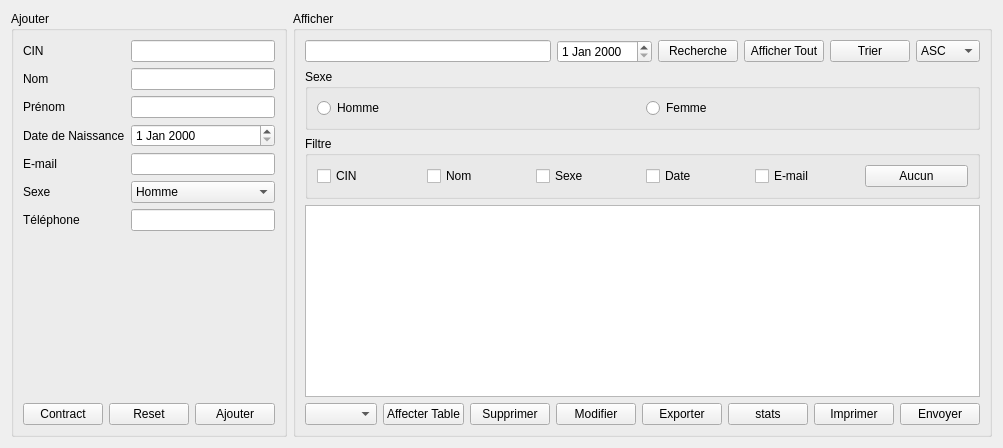
                        <widget class="QWidget" name="tab_9">
                         <attribute name="title">
                          <string>Invités</string>
                         </attribute>
                         <layout class="QHBoxLayout" name="horizontalLayout_71">
                          <item>
                           <layout class="QHBoxLayout" name="horizontalLayout_72">
                            <item>
                             <widget class="QGroupBox" name="groupBox_ajouter_invites_3">
                              <property name="title">
                               <string>Ajouter</string>
                              </property>
                              <layout class="QVBoxLayout" name="verticalLayout_29">
                               <item>
                                <layout class="QVBoxLayout" name="verticalLayout_30">
                                 <item>
                                  <layout class="QFormLayout" name="formLayout_9">
                                   <item row="0" column="0">
                                    <widget class="QLabel" name="cINLabel_3">
                                     <property name="text">
                                      <string>CIN</string>
                                     </property>
                                    </widget>
                                   </item>
                                   <item row="0" column="1">
                                    <widget class="QLineEdit" name="cINLineEdit_invite_2"/>
                                   </item>
                                   <item row="1" column="0">
                                    <widget class="QLabel" name="prNomLabel_5">
                                     <property name="text">
                                      <string>Nom</string>
                                     </property>
                                    </widget>
                                   </item>
                                   <item row="1" column="1">
                                    <widget class="QLineEdit" name="nomLineEdit_invite_2"/>
                                   </item>
                                   <item row="2" column="0">
                                    <widget class="QLabel" name="prNomLabel_6">
                                     <property name="text">
                                      <string>Prénom</string>
                                     </property>
                                    </widget>
                                   </item>
                                   <item row="2" column="1">
                                    <widget class="QLineEdit" name="prNomLineEdit_invite_2"/>
                                   </item>
                                   <item row="3" column="0">
                                    <widget class="QLabel" name="dateDeNaissanceLabel_3">
                                     <property name="text">
                                      <string>Date de Naissance</string>
                                     </property>
                                    </widget>
                                   </item>
                                   <item row="3" column="1">
                                    <widget class="QDateEdit" name="dateDeNaissanceDateEdit_invite_2"/>
                                   </item>
                                   <item row="4" column="0">
                                    <widget class="QLabel" name="eMailLabel_3">
                                     <property name="text">
                                      <string>E-mail</string>
                                     </property>
                                    </widget>
                                   </item>
                                   <item row="4" column="1">
                                    <widget class="QLineEdit" name="eMailLineEdit_invite_2"/>
                                   </item>
                                   <item row="5" column="0">
                                    <widget class="QLabel" name="sexeLabel_2">
                                     <property name="text">
                                      <string>Sexe</string>
                                     </property>
                                    </widget>
                                   </item>
                                   <item row="5" column="1">
                                    <widget class="QComboBox" name="sexeComboBox_2">
                                     <item>
                                      <property name="text">
                                       <string>Homme</string>
                                      </property>
                                     </item>
                                     <item>
                                      <property name="text">
                                       <string>Femme</string>
                                      </property>
                                     </item>
                                    </widget>
                                   </item>
                                   <item row="6" column="0">
                                    <widget class="QLabel" name="tLPhoneLabel_3">
                                     <property name="text">
                                      <string>Téléphone</string>
                                     </property>
                                    </widget>
                                   </item>
                                   <item row="6" column="1">
                                    <widget class="QLineEdit" name="tLPhoneLineEdit_invite_2"/>
                                   </item>
                                  </layout>
                                 </item>
                                 <item>
                                  <layout class="QHBoxLayout" name="horizontalLayout_73">
                                   <item>
                                    <widget class="QPushButton" name="contract_invite_2">
                                     <property name="text">
                                      <string>Contract</string>
                                     </property>
                                    </widget>
                                   </item>
                                   <item>
                                    <widget class="QPushButton" name="reset_invite_2">
                                     <property name="text">
                                      <string>Reset</string>
                                     </property>
                                    </widget>
                                   </item>
                                   <item>
                                    <widget class="QPushButton" name="ajouter_invite_2">
                                     <property name="text">
                                      <string>Ajouter</string>
                                     </property>
                                    </widget>
                                   </item>
                                  </layout>
                                 </item>
                                </layout>
                               </item>
                              </layout>
                             </widget>
                            </item>
                            <item>
                             <widget class="QGroupBox" name="groupBox_afficher_invites_3">
                              <property name="title">
                               <string>Afficher</string>
                              </property>
                              <layout class="QVBoxLayout" name="verticalLayout_31">
                               <item>
                                <layout class="QVBoxLayout" name="verticalLayout_32">
                                 <item>
                                  <layout class="QHBoxLayout" name="horizontalLayout_74">
                                   <item>
                                    <widget class="QLineEdit" name="lineEdit_recherche_invite_2"/>
                                   </item>
                                   <item>
                                    <widget class="QDateEdit" name="date_recherche_invite_2"/>
                                   </item>
                                   <item>
                                    <widget class="QPushButton" name="recherche_invite_2">
                                     <property name="text">
                                      <string>Recherche</string>
                                     </property>
                                    </widget>
                                   </item>
                                   <item>
                                    <widget class="QPushButton" name="afficher_tout_invite_2">
                                     <property name="text">
                                      <string>Afficher Tout</string>
                                     </property>
                                    </widget>
                                   </item>
                                   <item>
                                    <widget class="QPushButton" name="trier_invite_2">
                                     <property name="text">
                                      <string>Trier</string>
                                     </property>
                                    </widget>
                                   </item>
                                   <item>
                                    <widget class="QComboBox" name="ordre_invite_2">
                                     <item>
                                      <property name="text">
                                       <string>ASC</string>
                                      </property>
                                     </item>
                                     <item>
                                      <property name="text">
                                       <string>DESC</string>
                                      </property>
                                     </item>
                                    </widget>
                                   </item>
                                  </layout>
                                 </item>
                                 <item>
                                  <layout class="QHBoxLayout" name="horizontalLayout_75">
                                   <item>
                                    <widget class="QGroupBox" name="groupBox_15">
                                     <property name="title">
                                      <string>Sexe</string>
                                     </property>
                                     <layout class="QHBoxLayout" name="horizontalLayout_76">
                                      <item>
                                       <layout class="QHBoxLayout" name="horizontalLayout_77">
                                        <item>
                                         <widget class="QRadioButton" name="radio_button_homme_2">
                                          <property name="text">
                                           <string>Homme</string>
                                          </property>
                                         </widget>
                                        </item>
                                        <item>
                                         <widget class="QRadioButton" name="radio_button_femme_2">
                                          <property name="text">
                                           <string>Femme</string>
                                          </property>
                                         </widget>
                                        </item>
                                       </layout>
                                      </item>
                                     </layout>
                                    </widget>
                                   </item>
                                  </layout>
                                 </item>
                                 <item>
                                  <layout class="QHBoxLayout" name="horizontalLayout_78">
                                   <item>
                                    <widget class="QGroupBox" name="groupBox_16">
                                     <property name="title">
                                      <string>Filtre</string>
                                     </property>
                                     <layout class="QHBoxLayout" name="horizontalLayout_79">
                                      <item>
                                       <layout class="QHBoxLayout" name="horizontalLayout_80">
                                        <item>
                                         <widget class="QCheckBox" name="checkBox_cin_invite_2">
                                          <property name="text">
                                           <string>CIN</string>
                                          </property>
                                         </widget>
                                        </item>
                                        <item>
                                         <widget class="QCheckBox" name="checkBox_nom_invite_2">
                                          <property name="text">
                                           <string>Nom</string>
                                          </property>
                                         </widget>
                                        </item>
                                        <item>
                                         <widget class="QCheckBox" name="checkBox_sexe_invite_2">
                                          <property name="text">
                                           <string>Sexe</string>
                                          </property>
                                         </widget>
                                        </item>
                                        <item>
                                         <widget class="QCheckBox" name="checkBox_date_invite_2">
                                          <property name="text">
                                           <string>Date</string>
                                          </property>
                                         </widget>
                                        </item>
                                        <item>
                                         <widget class="QCheckBox" name="checkBox_mail_invite_2">
                                          <property name="text">
                                           <string>E-mail</string>
                                          </property>
                                         </widget>
                                        </item>
                                        <item>
                                         <widget class="QPushButton" name="aucun_invite_2">
                                          <property name="text">
                                           <string>Aucun</string>
                                          </property>
                                         </widget>
                                        </item>
                                       </layout>
                                      </item>
                                     </layout>
                                    </widget>
                                   </item>
                                  </layout>
                                 </item>
                                 <item>
                                  <layout class="QHBoxLayout" name="horizontalLayout_81">
                                   <item>
                                    <widget class="QTableView" name="tableView_invite_2"/>
                                   </item>
                                  </layout>
                                 </item>
                                 <item>
                                  <layout class="QHBoxLayout" name="horizontalLayout_82">
                                   <item>
                                    <widget class="QComboBox" name="comboBox_tables_2"/>
                                   </item>
                                   <item>
                                    <widget class="QPushButton" name="affecter_table_2">
                                     <property name="text">
                                      <string>Affecter Table</string>
                                     </property>
                                    </widget>
                                   </item>
                                   <item>
                                    <widget class="QPushButton" name="supprimer_invite_2">
                                     <property name="text">
                                      <string>Supprimer</string>
                                     </property>
                                    </widget>
                                   </item>
                                   <item>
                                    <widget class="QPushButton" name="modifier_invite_2">
                                     <property name="text">
                                      <string>Modifier</string>
                                     </property>
                                     <property name="checkable">
                                      <bool>true</bool>
                                     </property>
                                    </widget>
                                   </item>
                                   <item>
                                    <widget class="QPushButton" name="exporter_invite_2">
                                     <property name="text">
                                      <string>Exporter</string>
                                     </property>
                                    </widget>
                                   </item>
                                   <item>
                                    <widget class="QPushButton" name="stats_invite_2">
                                     <property name="text">
                                      <string>stats</string>
                                     </property>
                                    </widget>
                                   </item>
                                   <item>
                                    <widget class="QPushButton" name="imprimer_invite_2">
                                     <property name="text">
                                      <string>Imprimer</string>
                                     </property>
                                    </widget>
                                   </item>
                                   <item>
                                    <widget class="QPushButton" name="envoyer_invite_2">
                                     <property name="text">
                                      <string>Envoyer</string>
                                     </property>
                                    </widget>
                                   </item>
                                  </layout>
                                 </item>
                                </layout>
                               </item>
                              </layout>
                             </widget>
                            </item>
                           </layout>
                          </item>
                         </layout>
                        </widget>
